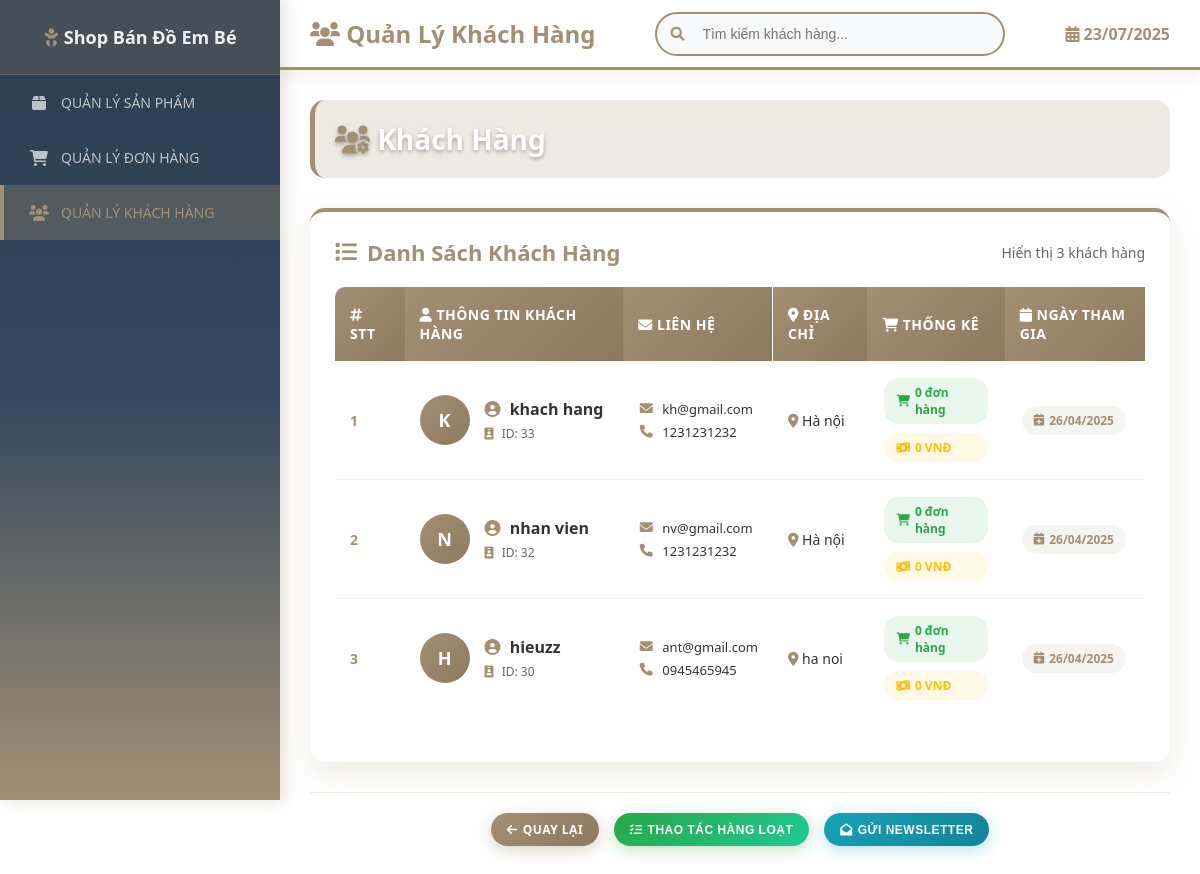
The app's page /Frontend_web/ql_khchhang.php with its own data.
### tables this page shows
CREATE TABLE `users` (
  `id` int(11) NOT NULL,
  `name` varchar(100) NOT NULL,
  `phone` varchar(10) NOT NULL,
  `email` varchar(100) NOT NULL,
  `address` varchar(255) NOT NULL,
  `password` varchar(255) NOT NULL,
  `role` enum('admin','khachhang','nhanvien') NOT NULL DEFAULT 'khachhang',
  `created_at` timestamp NOT NULL DEFAULT current_timestamp()
);

### Frontend_web/ql_khchhang.php (the view, shortened to what this page needs)
<?php
$conn = new mysqli('127.0.0.1', 'root', '', 'newborn_shop1');
$sql = "SELECT * FROM users WHERE role = 'khachhang' ORDER BY created_at DESC";
$result = $conn->query($sql);
$orders_query = "
    SELECT u.id, COUNT(t.id) as order_count, COALESCE(SUM(t.tongTien), 0) as total_spent
    FROM users u
    LEFT JOIN thanhtoan t ON u.id = t.user_id
    WHERE u.role = 'khachhang'
    GROUP BY u.id";
$orders_result = $conn->query($orders_query);
$customer_orders = [];
while ($row = $orders_result->fetch_assoc()) {
    $customer_orders[$row['id']] = [
        'order_count' => $row['order_count'],
        'total_spent' => $row['total_spent']
    ];
}
?>
<!DOCTYPE html>
<html lang="vi">
<head>
    <link href="https://cdnjs.cloudflare.com/ajax/libs/font-awesome/6.0.0/css/all.min.css" rel="stylesheet">
</head>
<body>
    <div id="menu" class="sidebar">
        <h2><i class="fas fa-baby icon-primary"></i> Shop Bán Đồ Em Bé</h2>
        <a href="./admin2.php">
            <i class="fas fa-box"></i>
            QUẢN LÝ SẢN PHẨM
        </a>
        <a href="./ql_donhang.php">
            <i class="fas fa-shopping-cart"></i>
            QUẢN LÝ ĐƠN HÀNG
        </a>
        <a href="./ql_khchhang.php" class="active">
            <i class="fas fa-users"></i>
            QUẢN LÝ KHÁCH HÀNG
        </a>
    </div>
    <div class="header">
        <h3><i class="fas fa-users icon-primary"></i> Quản Lý Khách Hàng</h3>
        <div class="search-bar">
            <input type="text" placeholder="Tìm kiếm khách hàng..." id="searchInput" />
        </div>
        <div class="header-actions">
            <div style="color: #a39074; font-weight: 600;">
                <i class="fas fa-calendar-alt icon-primary"></i>
                <?php echo date('d/m/Y'); ?>
            </div>
        </div>
    </div>
    <div class="content">
        <h2 class="page-title">
            <i class="fas fa-users-cog icon-primary"></i> Khách Hàng
        </h2>
        <div class="table-container">
            <div class="table-header">
                <h2><i class="fas fa-list icon-primary"></i> Danh Sách Khách Hàng</h2>
                <div class="table-info">
                    Hiển thị <?php echo $result->num_rows; ?> khách hàng
                </div>
            </div>
            <div class="table-wrapper">
                <table id="customersTable">
                    <thead>
                        <tr>
                            <th><i class="fas fa-hashtag"></i> STT</th>
                            <th><i class="fas fa-user"></i> Thông tin khách hàng</th>
                            <th><i class="fas fa-envelope"></i> Liên hệ</th>
                            <th><i class="fas fa-map-marker-alt"></i> Địa chỉ</th>
                            <th><i class="fas fa-shopping-cart"></i> Thống kê</th>
                            <th><i class="fas fa-calendar"></i> Ngày tham gia</th>
                        </tr>
                    </thead>
                    <tbody>
                        <?php
                        if ($result->num_rows > 0) {
                            $stt = 1;
                            while ($row = $result->fetch_assoc()) {
                                $customer_id = $row['id'];
                                $order_count = $customer_orders[$customer_id]['order_count'] ?? 0;
                                $total_spent = $customer_orders[$customer_id]['total_spent'] ?? 0;
                                $customer_initial = strtoupper(substr($row['name'], 0, 1));
                                echo "<tr data-customer-id='" . $customer_id . "' data-customer-name='" . htmlspecialchars($row['name']) . "'>";
                                echo "<td><strong style='color: #a39074;'>" . $stt++ . "</strong></td>";
                                echo "<td>";
                                echo "<div class='customer-info'>";
                                echo "<div class='customer-avatar'>" . $customer_initial . "</div>";
                                echo "<div class='customer-details'>";
                                echo "<h4><i class='fas fa-user-circle icon-primary'></i> " . htmlspecialchars($row['name']) . "</h4>";
                                echo "<p><i class='fas fa-id-badge'></i> ID: " . $customer_id . "</p>";
                                echo "</div>";
                                echo "</div>";
                                echo "</td>";
                                echo "<td>";
                                echo "<div class='contact-info'>";
                                echo "<p><i class='fas fa-envelope'></i> " . htmlspecialchars($row['email']) . "</p>";
                                if (!empty($row['phone'])) {
                                    echo "<p><i class='fas fa-phone'></i> " . htmlspecialchars($row['phone']) . "</p>";
                                } else {
                                    echo "<p><i class='fas fa-phone-slash'></i> <em>Chưa có SĐT</em></p>";
                                }
                                echo "</div>";
                                echo "</td>";
                                echo "<td>";
                                if (!empty($row['address'])) {
                                    echo "<p><i class='fas fa-map-marker-alt icon-primary'></i> " . htmlspecialchars($row['address']) . "</p>";
                                } else {
                                    echo "<p><i class='fas fa-map-marker-slash'></i> <em>Chưa có địa chỉ</em></p>";
                                }
                                echo "</td>";
                                echo "<td>";
                                echo "<div style='display: flex; flex-direction: column; gap: 5px;'>";
                                echo "<span class='stats-badge orders'>";
                                echo "<i class='fas fa-shopping-cart'></i> " . $order_count . " đơn hàng";
                                echo "</span>";
                                echo "<span class='stats-badge spent'>";
                                echo "<i class='fas fa-money-bill-wave'></i> " . number_format($total_spent, 0, ',', '.') . " VNĐ";
                                echo "</span>";
                                echo "</div>";
                                echo "</td>";
                                echo "<td>";
                                $join_date = isset($row['created_at']) ? date('d/m/Y', strtotime($row['created_at'])) : 'N/A';
                                echo "<span class='stats-badge'><i class='fas fa-calendar-plus'></i> " . $join_date . "</span>";
                                echo "</td>";
                                echo "</tr>";
                            }
                        }
                        ?>
                    </tbody>
                </table>
            </div>
        </div>
        <div class="action-buttons">
            <a href="./Menu1.php" class="btn btn-primary">
                <i class="fas fa-arrow-left"></i> Quay lại
            </a>
            <button type="button" class="btn btn-success" onclick="bulkActions()">
                <i class="fas fa-tasks"></i> Thao tác hàng loạt
            </button>
            <button type="button" class="btn btn-info" onclick="sendNewsletter()">
                <i class="fas fa-envelope-open"></i> Gửi Newsletter
            </button>
        </div>
    </div>
</body>
</html>

### records on screen
users: name "K", name "khach hang", id "33", email "kh@gmail.com", phone "1231231232", address "Hà nội", id "0", created_at "26/04/2025"
users: name "N", name "nhan vien", id "32", email "nv@gmail.com", phone "1231231232", address "Hà nội", id "0", created_at "26/04/2025"
users: name "H", name "hieuzz", id "30", email "ant@gmail.com", phone "0945465945", address "ha noi", id "0", created_at "26/04/2025"

### other values on screen
$result->num_rows "3"
